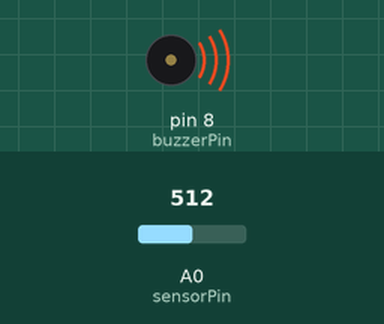
Recording of a sketch running on a simulated Arduino Uno, built with avr-gcc and run on an emulated ATmega328P. On the bench: buzzer (waves = sounding). Inputs (shaded band) come from the test bench; at power-on: A0 (sensorPin) = 512.

Above: at 0.1 s.
Timing chart, 0 to 1.6 s (numbered marks = the images above):
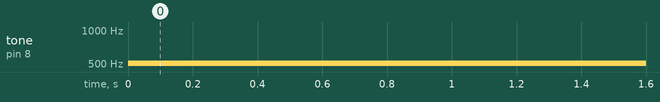

The sketch:

20_Theremin_Instrument.ino
```cpp
/*
  20_Theremin_Instrument
  光特雷门琴：光线越强，音调越高
  无需接触即可演奏的神奇乐器
*/

int sensorPin = A0;    // 光敏电阻
int buzzerPin = 8;     // 蜂鸣器

// 设定音调范围
int lowFreq = 200;
int highFreq = 800;

void setup() {
  pinMode(buzzerPin, OUTPUT);
}

void loop() {
  int sensorValue = analogRead(sensorPin);

  // 1. 读取光线值 (假设范围 100-800，需要根据实际环境调整)
  // 2. 映射到频率 (200Hz - 800Hz)
  int pitch = map(sensorValue, 100, 900, lowFreq, highFreq);

  // 3. 发声
  tone(buzzerPin, pitch);

  delay(10);
}
```

Measured:
- by itself, tone on pin 8 (buzzerPin): silent → 509 Hz at 0.00 s
